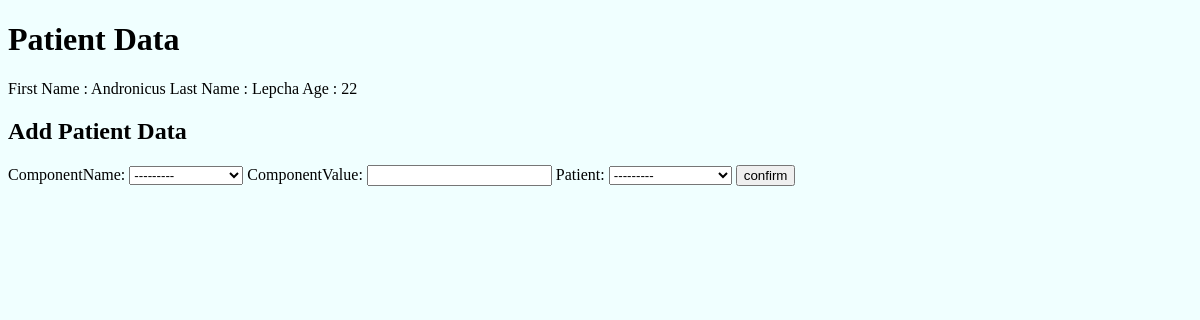
/addData/1/, run on the app's committed database.
### clinicals/models.py (models this page shows)
class Patient(models.Model):
    firstName = models.CharField(max_length=100)
    lastName = models.CharField(max_length=100)
    age=models.IntegerField()

### clinicals/views.py (the view)
# urls.py: path('addData/<int:pk>/',addData),
def addData(request,**kwargs):
    fm=ClinicalDataForm()
    patient=Patient.objects.get(id=kwargs['pk'])
    if request.method == 'POST':
        form=ClinicalDataForm(request.POST)
        if form.is_valid():
            form.save()
        return redirect('/')
    return render(request,'clinicals/clinicaldata_form.html',{'form':fm,'patient':patient})

### clinicals/forms.py
class ClinicalDataForm(forms.ModelForm):
    class Meta:
        model=ClinicalData
        fields='__all__'

### templates/clinicals/clinicaldata_form.html (shortened to what this page needs)
<!DOCTYPE html>
{%extends 'clinicals/base.html'%}
{%block body_block%}
    <h1>Patient Data</h1>
        First Name : {{patient.firstName}}
        Last Name : {{patient.lastName}}
        Age : {{patient.age}}
   <h2>Add Patient Data</h2>
   <form method="POST">
    {{form.as_table}}
    <input type="submit" name="confirm" value="confirm">
</form>
{%endblock%}

### static/css/clinical.css (style rules this page uses)
body { background-color: azure; }

### data on the page
Patient: firstName "Andronicus", lastName "Lepcha", age "22"
